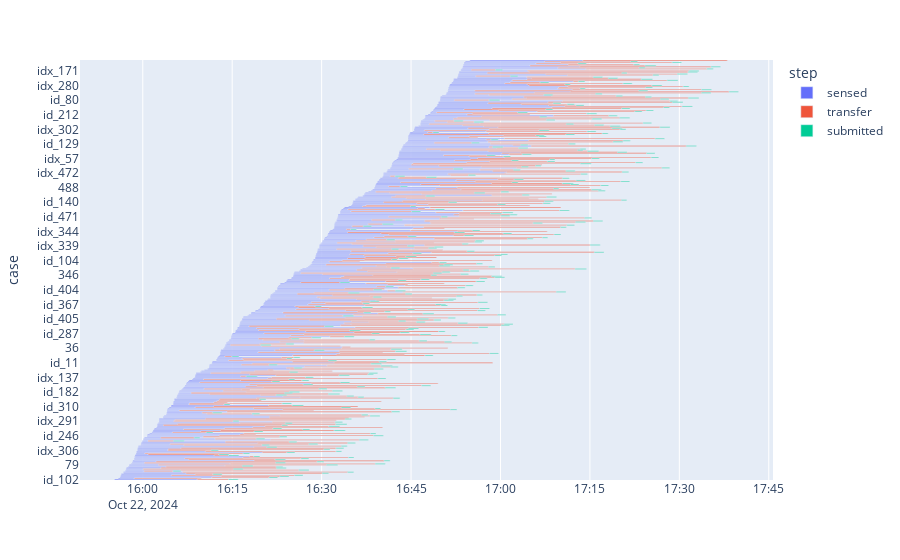

This figure's notebook cell:
### Code cell
fig = px.timeline(timeline, x_start="start", x_end="stop", y="case", color="step")
fig.show()

### Figure 1 — Plotly figure (JSON) as saved in the notebook; plotly's stock layout.template omitted (floating-point values rounded to 4 significant figures; data arrays with more than 128 entries replaced by an {"elided": "..."} marker saying what was removed)
{"data": [{"alignmentgroup": "True", "base": {"elided": "403 str values"}, "hovertemplate": "step=sensed<br>start=%{base}<br>stop=%{x}<br>case=%{y}<extra></extra>", "legendgroup": "sensed", "marker": {"color": "#636efa", "pattern": {"shape": ""}}, "name": "sensed", "offsetgroup": "sensed", "orientation": "h", "showlegend": true, "textposition": "auto", "type": "bar", "x": {"elided": "403 int values"}, "xaxis": "x", "y": {"elided": "403 str values"}, "yaxis": "y"}, {"alignmentgroup": "True", "base": {"elided": "403 str values"}, "hovertemplate": "step=transfer<br>start=%{base}<br>stop=%{x}<br>case=%{y}<extra></extra>", "legendgroup": "transfer", "marker": {"color": "#EF553B", "pattern": {"shape": ""}}, "name": "transfer", "offsetgroup": "transfer", "orientation": "h", "showlegend": true, "textposition": "auto", "type": "bar", "x": {"elided": "403 int values"}, "xaxis": "x", "y": {"elided": "403 str values"}, "yaxis": "y"}, {"alignmentgroup": "True", "base": {"elided": "358 str values"}, "hovertemplate": "step=submitted<br>start=%{base}<br>stop=%{x}<br>case=%{y}<extra></extra>", "legendgroup": "submitted", "marker": {"color": "#00cc96", "pattern": {"shape": ""}}, "name": "submitted", "offsetgroup": "submitted", "orientation": "h", "showlegend": true, "textposition": "auto", "type": "bar", "x": {"elided": "358 int values"}, "xaxis": "x", "y": {"elided": "358 str values"}, "yaxis": "y"}], "layout": {"barmode": "overlay", "legend": {"title": {"text": "step"}, "tracegroupgap": 0}, "margin": {"t": 60}, "xaxis": {"anchor": "y", "domain": [0, 1], "type": "date"}, "yaxis": {"anchor": "x", "domain": [0, 1], "title": {"text": "case"}}}}
